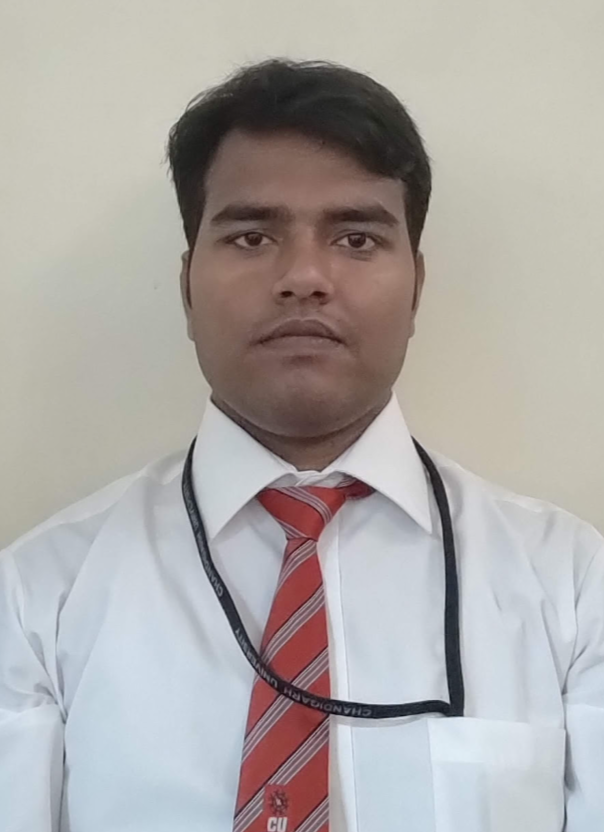
#> input picture 7th Sem/Computer Vision/CV Lab/images/Vivek.png, 604 x 832 px
$ jupyter execute WorkSheet_10.ipynb
#> lines starting #> are read from the running program, lines starting #| are printed output that depends on the picture
[cell 1]
import cv2
import numpy as np

# Function to stabilize a video using template matching
def stabilize_video(input_video_path, output_video_path, template_path, threshold=0.8):
#> called with input_video_path = 'videos/unstablized-video.mp4', output_video_path = 'videos/output_video.mp4', template_path = 'images/Vivek.png', threshold = 0.8
    cap = cv2.VideoCapture(input_video_path)
    if not cap.isOpened():
        print("Error: Could not open video.")
        return

    template = cv2.imread(template_path, cv2.IMREAD_GRAYSCALE)  # Load the template as grayscale
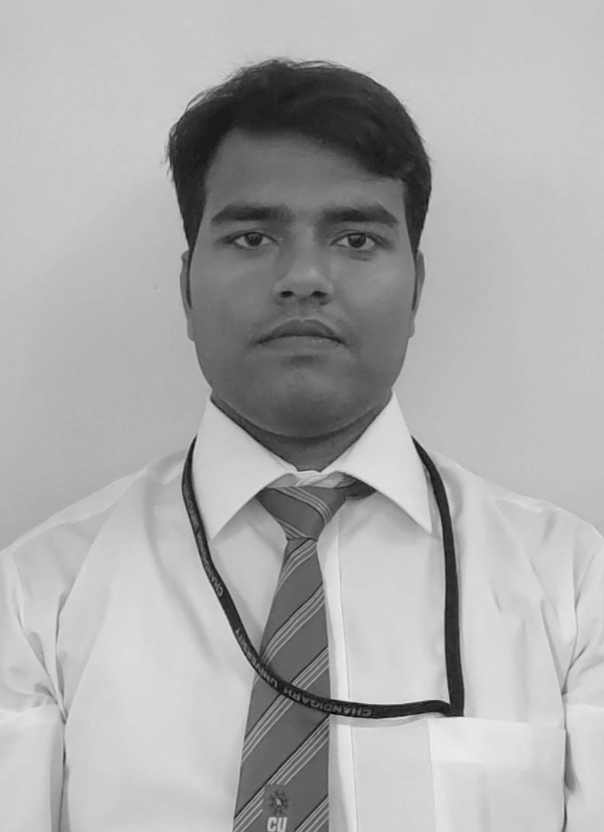
#> template: shape (832, 604); min 0, max 236, mean 171.2
    if template is None:
        print("Error: Could not open template image.")
        return

    # Resize the template if it's larger than the video frames
    if template.shape[0] > cap.get(4) or template.shape[1] > cap.get(3):
        template = cv2.resize(template, (int(cap.get(3)), int(cap.get(4))))
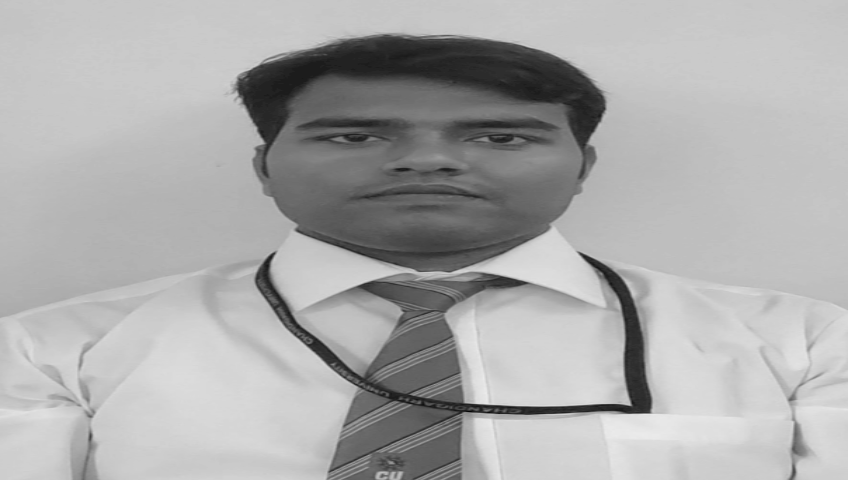
#> template: shape (480, 848); min 5, max 235, mean 171.2

    fourcc = cv2.VideoWriter_fourcc(*'XVID')
    out = cv2.VideoWriter(output_video_path, fourcc, 30.0, (int(cap.get(3)), int(cap.get(4))))

    prev_frame = None

    while True:
        ret, frame = cap.read()
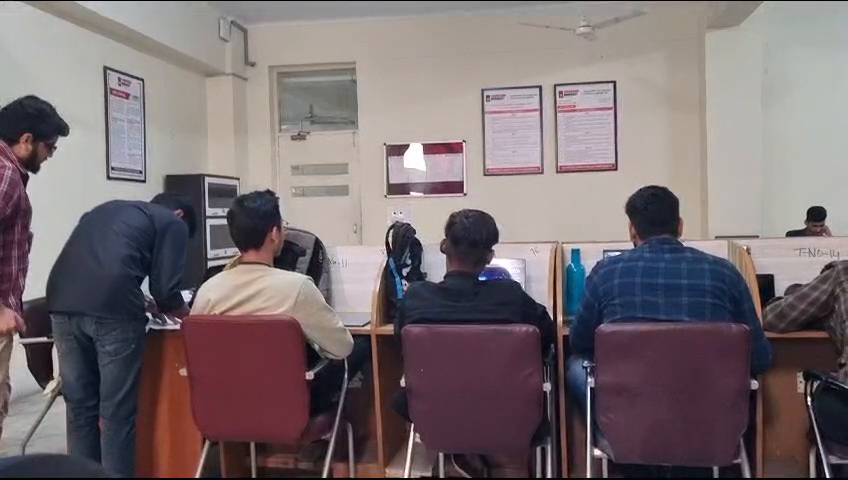
#> input picture frame 40 of 7th Sem/Computer Vision/CV Lab/videos/unstablized-video.mp4, 848 x 480 px
#> frame is the input picture: shape (480, 848, 3); mean B, G, R 113.5, 110.4, 121.8

        if not ret:
            break

        if prev_frame is None:
            prev_frame = frame
            out.write(frame)
            continue

        # Convert frames to grayscale
        prev_gray = cv2.cvtColor(prev_frame, cv2.COLOR_BGR2GRAY)
        current_gray = cv2.cvtColor(frame, cv2.COLOR_BGR2GRAY)

        # Perform template matching
        result = cv2.matchTemplate(current_gray, template, cv2.TM_CCOEFF_NORMED)
        min_val, max_val, min_loc, max_loc = cv2.minMaxLoc(result)

        if max_val >= threshold:
            # Calculate the translation vector
            x_offset = max_loc[0] - template.shape[1] // 2
            y_offset = max_loc[1] - template.shape[0] // 2

            # Apply the translation to stabilize the frame
            translation_matrix = np.float32([[1, 0, x_offset], [0, 1, y_offset]])
            stabilized_frame = cv2.warpAffine(frame, translation_matrix, (frame.shape[1], frame.shape[0]))

            out.write(stabilized_frame)
        else:
            out.write(frame)

        prev_frame = frame

    cap.release()
    out.release()
    cv2.destroyAllWindows()
    print("Video stabilization complete.")

input_video_path = "videos/unstablized-video.mp4"
output_video_path = "videos/output_video.mp4"
template_path = "images/Vivek.png"
threshold = 0.8

stabilize_video(input_video_path, output_video_path, template_path, threshold)
